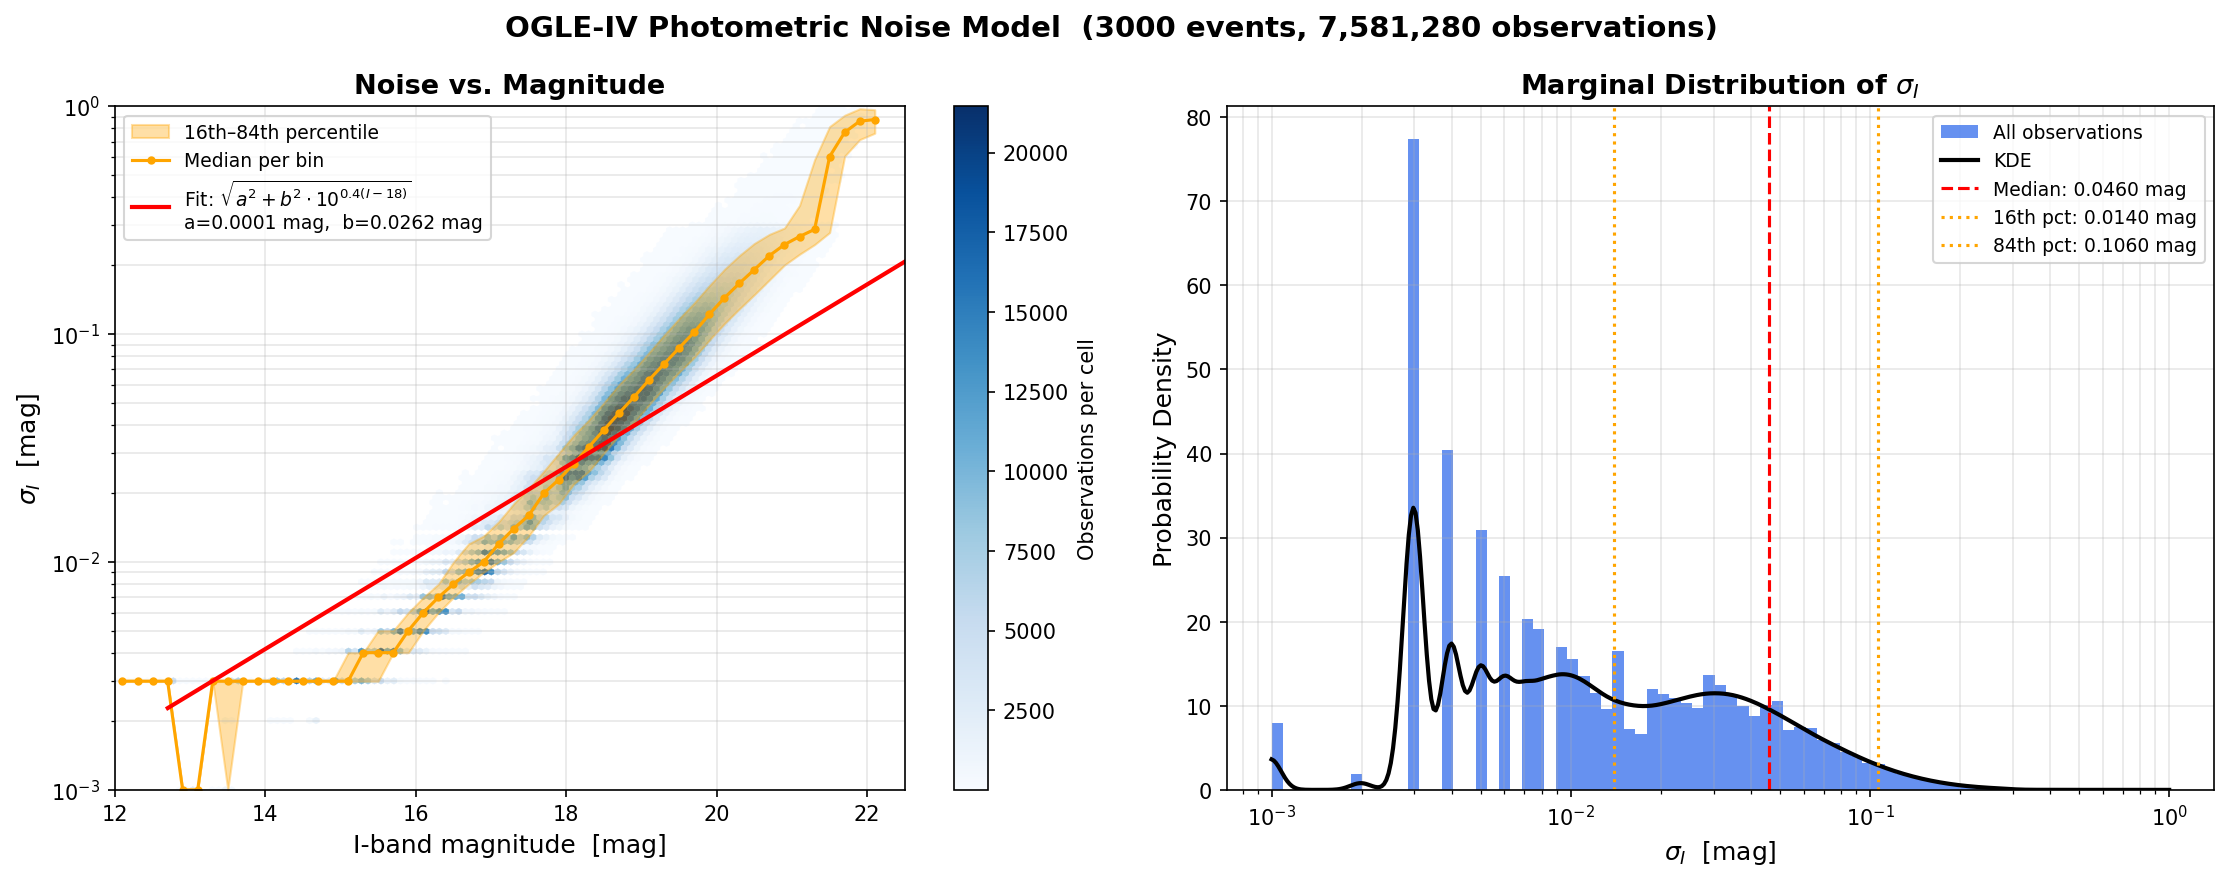

The Python source for this figure:
"""
OGLE-IV photometric noise model from 3000 EWS event light curves.

Loads ogle_phot_raw.npz (produced by fetch_phot.py) and builds an empirical
sigma(I) noise curve — the photometric uncertainty as a function of I-band
magnitude. All observations are used (baseline + lensed) because sigma(I) is
a physical property of the detector/pipeline that depends only on received
flux, not on whether the source is being gravitationally amplified.

Fit strategy: residuals are minimised in log10(sigma) space so that every
magnitude bin contributes equally regardless of how many observations it
contains. Only bins with >= FIT_MIN_OBS observations enter the fit, which
excludes the sparse I < 14 regime dominated by extreme lensing events.

Outputs
-------
  noise_model.npz   -- binned noise curve + fitted parametric model
  noise_model.png   -- two-panel figure
"""

from pathlib import Path

import matplotlib
matplotlib.use("Agg")
import matplotlib.pyplot as plt
import numpy as np
from scipy.optimize import curve_fit
from scipy.stats import gaussian_kde

# ── Paths ─────────────────────────────────────────────────────────────────────
HERE       = Path(__file__).parent
INPUT_NPZ  = HERE / "ogle_phot_raw.npz"
OUTPUT_NPZ = HERE / "noise_model.npz"

# ── Quality filter ────────────────────────────────────────────────────────────
I_MIN,   I_MAX   = 12.0, 22.5
SIG_MIN, SIG_MAX =  0.001, 1.0

# ── Binning ───────────────────────────────────────────────────────────────────
BIN_WIDTH    = 0.2    # mag
DISPLAY_MIN  = 10     # min obs per bin to show the median / percentile lines
FIT_MIN_OBS  = 200    # min obs per bin to enter the parametric fit
                      # (excludes sparse I < ~14 region biased by lensed events)

I_REF = 18.0          # reference magnitude for the parametric model


# ── Noise model: systematic floor + photon noise ──────────────────────────────
def noise_model(I, sigma_floor, sigma_phot0):
    """sigma(I) = sqrt(sigma_floor^2 + sigma_phot0^2 * 10^(0.4*(I - I_ref)))"""
    return np.sqrt(sigma_floor**2 + sigma_phot0**2 * 10.0 ** (0.4 * (I - I_REF)))


def log_noise_model(I, sigma_floor, sigma_phot0):
    """Same model in log10 space — used for the fit so all bins weight equally."""
    return np.log10(noise_model(I, sigma_floor, sigma_phot0))


def main():
    # ── 1. Load ───────────────────────────────────────────────────────────────
    print(f"Loading {INPUT_NPZ.name}...")
    d        = np.load(INPUT_NPZ)
    imag_all = d["imag"]
    sig_all  = d["sigma"]
    n_events = int(d["n_events"][0])
    print(f"  {len(imag_all):,} observations from {n_events} events")

    # ── 2. Quality filter ─────────────────────────────────────────────────────
    mask = (
        (imag_all >= I_MIN) & (imag_all <= I_MAX) &
        (sig_all  >= SIG_MIN) & (sig_all <= SIG_MAX)
    )
    imag  = imag_all[mask]
    sigma = sig_all[mask]
    print(f"  {mask.sum():,} pass quality filter  "
          f"(I [{I_MIN}, {I_MAX}]  sigma [{SIG_MIN}, {SIG_MAX}])")

    # ── 3. Bin by magnitude ───────────────────────────────────────────────────
    bin_edges   = np.arange(I_MIN, I_MAX + BIN_WIDTH, BIN_WIDTH)
    bin_centers = 0.5 * (bin_edges[:-1] + bin_edges[1:])
    n_bins      = len(bin_centers)

    med_sigma   = np.full(n_bins, np.nan)
    pct16_sigma = np.full(n_bins, np.nan)
    pct84_sigma = np.full(n_bins, np.nan)
    n_per_bin   = np.zeros(n_bins, dtype=int)

    for k, (lo, hi) in enumerate(zip(bin_edges[:-1], bin_edges[1:])):
        s = sigma[(imag >= lo) & (imag < hi)]
        n_per_bin[k] = len(s)
        if len(s) < DISPLAY_MIN:
            continue
        med_sigma[k]   = np.median(s)
        pct16_sigma[k] = np.percentile(s, 16)
        pct84_sigma[k] = np.percentile(s, 84)

    display_mask = np.isfinite(med_sigma)
    fit_mask     = display_mask & (n_per_bin >= FIT_MIN_OBS)
    print(f"\nBins for display : {display_mask.sum()}  "
          f"(>= {DISPLAY_MIN} obs)")
    print(f"Bins for fit     : {fit_mask.sum()}  "
          f"(>= {FIT_MIN_OBS} obs, I >= ~{bin_centers[fit_mask].min():.1f})")

    # ── 4. Parametric fit in log-space ────────────────────────────────────────
    fit_x    = bin_centers[fit_mask]
    fit_logy = np.log10(med_sigma[fit_mask])

    popt, pcov = curve_fit(
        log_noise_model, fit_x, fit_logy,
        p0=[0.003, 0.025],
        bounds=([1e-4, 1e-4], [0.05, 0.5]),
        maxfev=10_000,
    )
    sigma_floor_fit, sigma_phot0_fit = popt
    perr = np.sqrt(np.diag(pcov))

    I_curve     = np.linspace(I_MIN, I_MAX, 300)
    sigma_curve = noise_model(I_curve, *popt)

    print("\n--- sigma(I) = sqrt(a^2 + b^2 * 10^(0.4*(I-18)))  [log-space fit] ---")
    print(f"  sigma_floor (a)  = {sigma_floor_fit:.5f} +/- {perr[0]:.5f} mag")
    print(f"  sigma_phot0 (b)  = {sigma_phot0_fit:.5f} +/- {perr[1]:.5f} mag  "
          f"[photon noise at I={I_REF}]")
    print()
    for I_check in [14, 16, 17, 18, 19, 20, 21, 22]:
        print(f"  sigma(I={I_check:2d})  = {noise_model(I_check, *popt):.4f} mag")

    # ── 5. Save ───────────────────────────────────────────────────────────────
    np.savez_compressed(
        OUTPUT_NPZ,
        bin_centers    = bin_centers[display_mask],
        med_sigma      = med_sigma[display_mask],
        pct16_sigma    = pct16_sigma[display_mask],
        pct84_sigma    = pct84_sigma[display_mask],
        n_per_bin      = n_per_bin[display_mask],
        fit_params     = np.array([sigma_floor_fit, sigma_phot0_fit]),
        fit_params_err = np.array(perr),
        I_ref          = np.array([I_REF]),
        I_curve        = I_curve,
        sigma_curve    = sigma_curve,
    )
    print(f"\nSaved noise model -> {OUTPUT_NPZ}")

    # ── 6. Plots ──────────────────────────────────────────────────────────────
    fig, axes = plt.subplots(1, 2, figsize=(15, 6))
    fig.suptitle(
        f"OGLE-IV Photometric Noise Model  ({n_events} events, "
        f"{len(imag):,} observations)",
        fontsize=14, fontweight="bold",
    )

    # ── Panel A: sigma(I) curve ───────────────────────────────────────────────
    ax = axes[0]

    hb = ax.hexbin(
        imag, sigma,
        gridsize=120,
        xscale="linear", yscale="log",
        cmap="Blues", mincnt=5,
        linewidths=0.2,
    )
    fig.colorbar(hb, ax=ax, label="Observations per cell")

    # 16–84 percentile envelope (only well-populated bins)
    ax.fill_between(
        bin_centers[display_mask],
        pct16_sigma[display_mask],
        pct84_sigma[display_mask],
        alpha=0.35, color="orange", label="16th–84th percentile",
    )
    # Median per bin
    ax.plot(
        bin_centers[display_mask], med_sigma[display_mask],
        "o-", color="orange", ms=3, lw=1.5, label="Median per bin",
    )
    # Fitted curve — plot only over the fitted range to avoid extrapolation artefacts
    I_fit_lo = bin_centers[fit_mask].min()
    fit_range = I_curve >= I_fit_lo
    ax.plot(
        I_curve[fit_range], sigma_curve[fit_range],
        "r-", lw=2.0,
        label=(
            r"Fit: $\sqrt{a^2 + b^2 \cdot 10^{0.4(I-18)}}$"
            f"\na={sigma_floor_fit:.4f} mag,  b={sigma_phot0_fit:.4f} mag"
        ),
    )

    ax.set_xlabel("I-band magnitude  [mag]", fontsize=12)
    ax.set_ylabel(r"$\sigma_I$  [mag]", fontsize=12)
    ax.set_title("Noise vs. Magnitude", fontsize=13, fontweight="bold")
    ax.set_yscale("log")
    ax.set_xlim(I_MIN, I_MAX)
    ax.set_ylim(SIG_MIN, SIG_MAX)
    ax.legend(fontsize=9, loc="upper left")
    ax.grid(True, which="both", alpha=0.3)

    # ── Panel B: marginal distribution of sigma_I (log-spaced bins) ───────────
    ax2 = axes[1]

    log_bins = np.logspace(np.log10(SIG_MIN), np.log10(SIG_MAX), 80)
    ax2.hist(
        sigma,
        bins=log_bins, density=True,
        color="#2563eb", edgecolor="none", alpha=0.7,
        label="All observations",
    )
    ax2.set_xscale("log")

    # KDE on log10(sigma) then transform back for a smooth overlay
    log_s   = np.log10(sigma)
    kde     = gaussian_kde(log_s, bw_method=0.08)
    x_log   = np.linspace(np.log10(SIG_MIN), np.log10(SIG_MAX), 400)
    x_lin   = 10.0 ** x_log
    # Jacobian: density in linear space = density_in_log / (x * ln(10))
    y_kde   = kde(x_log) / (x_lin * np.log(10))
    ax2.plot(x_lin, y_kde, "k-", lw=2, label="KDE")

    med_s = np.median(sigma)
    p16_s = np.percentile(sigma, 16)
    p84_s = np.percentile(sigma, 84)
    ax2.axvline(med_s, color="red",    ls="--", lw=1.5,
                label=f"Median: {med_s:.4f} mag")
    ax2.axvline(p16_s, color="orange", ls=":",  lw=1.5,
                label=f"16th pct: {p16_s:.4f} mag")
    ax2.axvline(p84_s, color="orange", ls=":",  lw=1.5,
                label=f"84th pct: {p84_s:.4f} mag")

    ax2.set_xlabel(r"$\sigma_I$  [mag]", fontsize=12)
    ax2.set_ylabel("Probability Density", fontsize=12)
    ax2.set_title(r"Marginal Distribution of $\sigma_I$", fontsize=13, fontweight="bold")
    ax2.legend(fontsize=9)
    ax2.grid(True, which="both", alpha=0.3)

    fig.tight_layout()
    out_fig = HERE / "noise_model.png"
    fig.savefig(out_fig, dpi=150, bbox_inches="tight")
    print(f"Saved figure     -> {out_fig}")
    plt.close(fig)

    # ── 7. Summary ────────────────────────────────────────────────────────────
    print()
    print("--- Marginal sigma_I distribution ---")
    print(f"  Median sigma_I   : {med_s:.4f} mag")
    print(f"  16th pct         : {p16_s:.4f} mag")
    print(f"  84th pct         : {p84_s:.4f} mag")
    print(f"  90th pct         : {np.percentile(sigma, 90):.4f} mag")


main()
